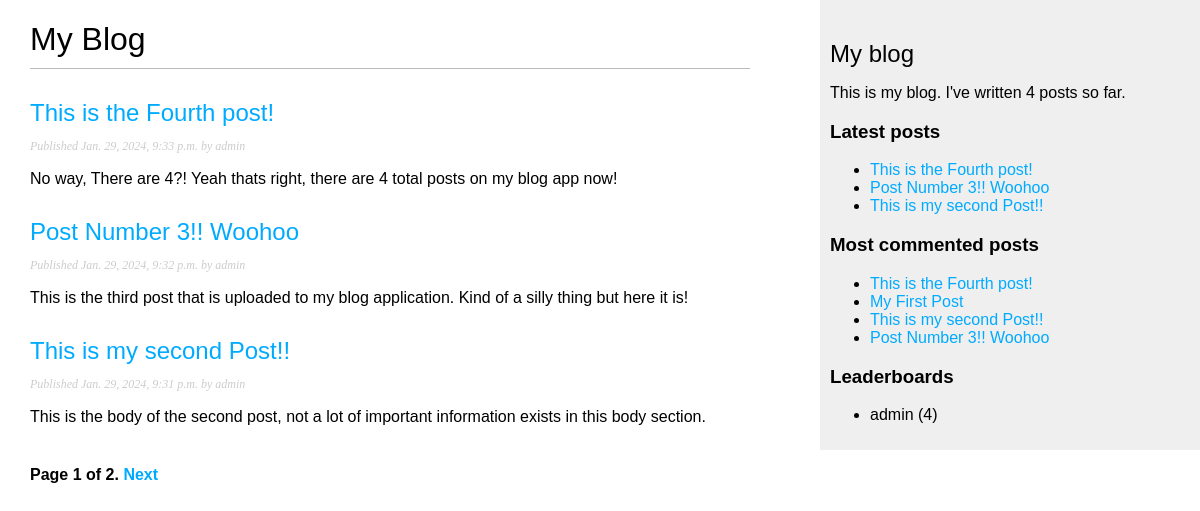
/blog/, run on an earlier commit of the app's database.
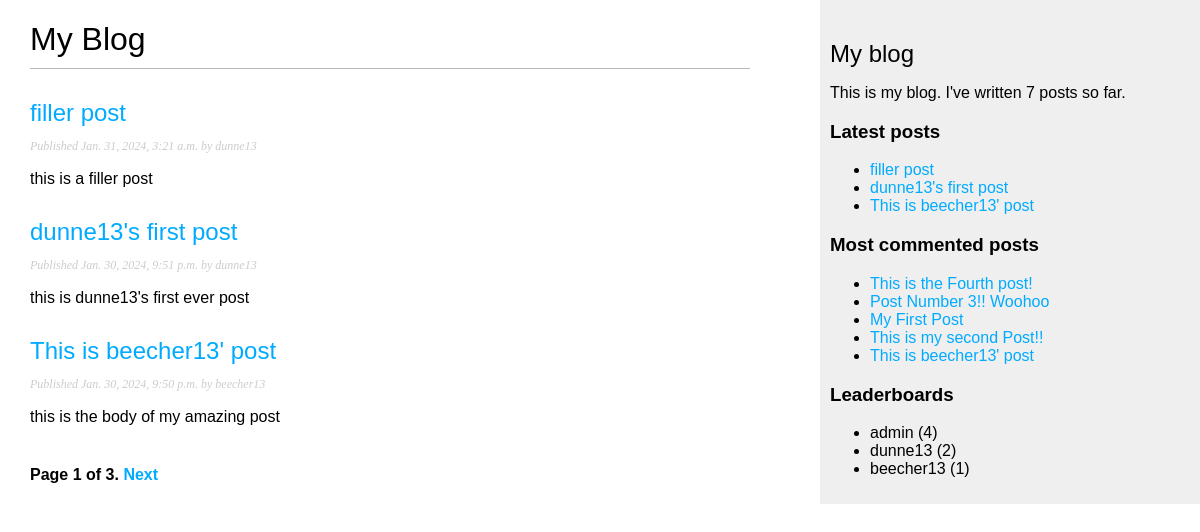
And on a later commit of the database.
### blog/models.py (models this page shows, shortened)
class Post(models.Model):
    class Status(models.TextChoices):
        DRAFT = 'DF', 'Draft'
        PUBLISHED = 'PB', 'Published'
    title = models.CharField(max_length=250)
    slug = models.SlugField(max_length=250,
                            unique_for_date='publish')
    author = models.ForeignKey(User,
                               on_delete=models.CASCADE,
                               related_name='blog_posts')
    body = models.TextField()
    publish = models.DateTimeField(default=timezone.now)
    created = models.DateTimeField(auto_now_add=True)
    updated = models.DateTimeField(auto_now=True)
    status = models.CharField(max_length=2,
                              choices=Status.choices,
                              default=Status.DRAFT)
    objects = models.Manager() # The default manager.
    published = PublishedManager() # Our custom manager.
    class Meta:
        ordering = ['-publish']
        indexes = [
            models.Index(fields=['-publish']),
        ]
    def get_absolute_url(self):
        return reverse('blog:post_detail',
                        args=[self.publish.year,
                              self.publish.month,
                              self.publish.day,
                              self.slug])

### blog/views.py (the view)
# urls.py: path('', views.PostListView.as_view(), name='post_list'),
class PostListView(ListView):
    queryset = Post.published.all()
    context_object_name = 'posts'
    paginate_by = 3
    template_name = 'blog/post/list.html'

### blog/models.py (called while the page is built)
    def get_queryset(self):
        return super().get_queryset()\
                    .filter(status=Post.Status.PUBLISHED)

### blog/templatetags/blog_tags.py (called while the page is built)
@register.simple_tag
def total_posts():
    return Post.published.count()

@register.inclusion_tag('blog/post/latest_posts.html')
def show_latest_posts(count=5):
    latest_posts = Post.published.order_by('-publish')[:count]
    return {'latest_posts': latest_posts}

@register.simple_tag
def get_most_commented_posts(count=5):
    return Post.published.annotate(
        total_comments = Count('comments')
    ).order_by('-total_comments')[:count]

@register.simple_tag
def get_top_users(count=3):
    all_posts = Post.published.all()
    all_posts_authors = []
    for post in all_posts:
        all_posts_authors.append(post.author)
    author_count = Counter(all_posts_authors)
    ordered_authors_list = list(author_count.keys())
    ordered_authors_list.sort(key=lambda x: author_count[x], reverse=True)
    final_display_list = []
    for author in ordered_authors_list:
        final_display_list.append(str(author) + " (" + str(author_count[author]) + ")")
    return final_display_list[:count]

### blog/templates/blog/post/list.html (shortened to what this page needs)
{% extends "blog/base.html" %}
{% block content %}
    <h1>My Blog</h1>
    {% for post in posts %}
        <h2>
            <a href="{{ post.get_absolute_url }}">
                {{ post.title }}
            </a>
        </h2>
        <p class="date">
            Published {{ post.publish }} by {{ post.author }}
        </p>
        {{ post.body|truncatewords:30|linebreaks }}
    {% endfor %}
    {% include "pagination.html" with page=page_obj %}
{% endblock %}

### blog/templates/blog/base.html (shortened to what this page needs)
{% load blog_tags %}
{% load static %}
<!DOCTYPE html>
<html>
<head>
    <link href="{% static "css/blog.css" %}" rel="stylesheet">
</head>
<body>
    <div id="content">
        {% block content %}
        {% endblock %}
    </div>
    <div id="sidebar">
        <h2>My blog</h2>
        <p>
            This is my blog.
            I've written {% total_posts %} posts so far.
        </p>
        <h3>Latest posts</h3>
        {% show_latest_posts 3 %}
        <h3>Most commented posts</h3>
        {% get_most_commented_posts as most_commented_posts %}
        <ul>
            {% for post in most_commented_posts %}
                <li>
                    <a href="{{ post.get_absolute_url }}">{{ post.title }}</a>
                </li>
            {% endfor %}
        </ul>
        <h3>Leaderboards</h3>
        {% get_top_users as top_users %}
        <ul>
            {% for user in top_users %}
                <li> {{user}} </li>
            {% endfor %}
        </ul>
    </div>
</body>
</html>

### blog/templates/blog/post/latest_posts.html
<ul>
    {% for post in latest_posts %}
        <li>
            <a href="{{ post.get_absolute_url }}">{{ post.title }}</a>
        </li>
    {% endfor %}
</ul>

What changed in the data, as far as the page shows it:
no longer on one of the page's lists (row unchanged): Post: title "This is the Fourth post!", publish "Jan. 29, 2024, 9:33 p.m.", author "admin", body "No way, There are 4?! Yeah thats right, there are 4 total posts on my blog app now!"
no longer on one of the page's lists (row unchanged): Post: title "Post Number 3!! Woohoo", publish "Jan. 29, 2024, 9:32 p.m.", author "admin", body "This is the third post that is uploaded to my blog application. Kind of a silly thing but here it is!"
no longer on one of the page's lists (row unchanged): Post: title "This is my second Post!!", publish "Jan. 29, 2024, 9:31 p.m.", author "admin", body "This is the body of the second post, not a lot of important information exists in this body section."
added Post: title "filler post", publish "Jan. 31, 2024, 3:21 a.m.", author "dunne13", body "this is a filler post"
added Post: title "dunne13's first post", publish "Jan. 30, 2024, 9:51 p.m.", author "dunne13", body "this is dunne13's first ever post"
added Post: title "This is beecher13' post", publish "Jan. 30, 2024, 9:50 p.m.", author "beecher13", body "this is the body of my amazing post"
shown differently, row unchanged: Post "Post Number 3!! Woohoo": moves up the list
Also different on the page:
{{ page.paginator.num_pages }}: "2" → "3"
text no longer shown: "4"
text now shown: "7"
new list line: "dunne13 (2)"
new list line: "beecher13 (1)"
